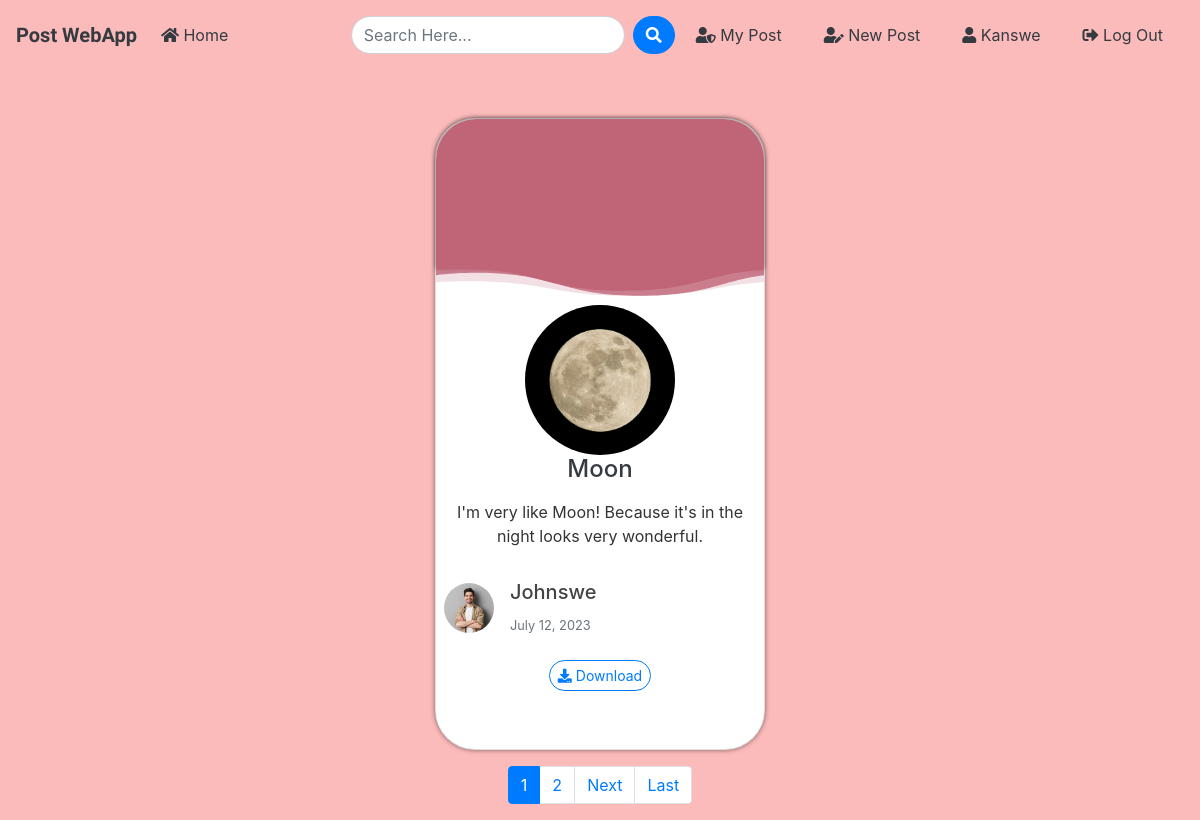
Screenshot of / (signed in) with the database file from the repository.
### blog/models.py (models this page shows, shortened)
class Post(models.Model):
	title = models.CharField(max_length=100)
	file = models.FileField(null=True,blank=True,upload_to='Files')
	content = models.TextField()
	date_posted = models.DateTimeField(default=timezone.now)
	author = models.ForeignKey(User, on_delete=models.CASCADE)

### users/models.py (models this page shows, shortened)
class Profile(models.Model):
    user = models.OneToOneField(User, on_delete=models.CASCADE)
    image = models.ImageField(default='default.jpg', upload_to='profile_pics')

### blog/views.py (the view)
# urls.py: path('', PostListView.as_view(), name='blog-home'),
class PostListView(ListView):
    model = Post
    template_name = 'blog/index.html'
    context_object_name = 'posts'
    ordering = ['-date_posted']
    paginate_by = 1

### blog/templates/blog/index.html (shortened to what this page needs)
{% extends "blog/base.html" %}
{% block content %}
    <div class="container">
            <div class="d-flex justify-content-center">
            {% for post in posts %}
                <div class="col-lg-4 col-md-6">
                    <div class="mt-5  h-100">
                        <div class="card  card_obj">
                            {% if post.file %}
                                <div class="text-center">
                                    <section class="banner">
                                        <div class="banner__content"></div>
                                    </section>
                                </div>
                            {% endif %}
                           <div class="d-flex justify-content-center">
                                <img src="{{ post.file.url }}" class="rounded-circle  img-fluid" alt="" style="width: 150px; height: 150px; object-fit: cover;">
                            </div>
                            <h4><a class="text-dark d-flex justify-content-center" href="{% url 'post-detail' post.id %}">{{ post.title }}</a></h4>
                            <p class="card-text p-2 text-center content-scroll">{{ post.content }}</p>
                            <div class="d-flex align-items-center p-2">
                                <a href="{{ post.author.profile.image.url }}" target="_blank">
                                    <img src="{{ post.author.profile.image.url }}" alt="" class="rounded-circle      img-fluid mr-3" style="width: 50px; height: 50px; object-fit: cover;">
                                </a>
                             <div>
                                    <a class="text-dark" href="{% url 'user-posts' post.author.username %}">
                                        <h5>{{ post.author }}</h5>
                                    </a>
                                    <small class="text-muted">{{ post.date_posted|date:"F d, Y" }}</small>
                             </div>
                            </div>
                            <div class="text-center">
                                {% if post.file %}
                                    <a class="btn btn-outline-primary btn-sm mb-3 mt-3 rounded-pill" href="{{ post.file.url }}" download><i class="fas fa-download"></i> Download</a>
                                {% endif %}
                            </div>
                        </div>
                    </div>
                </div>
            {% endfor %}
        </div>
    </div>
    {% if is_paginated %}
        <div class="container mt-3 mb-3">
            <nav aria-label="Page navigation">
                <ul class="pagination justify-content-center">
                    {% for num in page_obj.paginator.page_range %}
                        {% if page_obj.number == num %}
                            <li class="page-item active">
                                <span class="page-link">{{ num }}</span>
                            </li>
                        {% elif num > page_obj.number|add:'-3' and num < page_obj.number|add:'3' %}
                            <li class="page-item">
                                <a class="page-link" href="?page={{ num }}">{{ num }}</a>
                            </li>
                        {% endif %}
                    {% endfor %}
                    {% if page_obj.has_next %}
                        <li class="page-item">
                             <a class="page-link" href="?page={{ page_obj.next_page_number }}">Next</a>
                        </li>
                        <li class="page-item">
                            <a class="page-link" href="?page={{ page_obj.paginator.num_pages }}">Last</a>
                        </li>
                    {% endif %}
                </ul>
            </nav>
        </div>
    {% endif %}
{% endblock content %}

### blog/templates/blog/base.html (shortened to what this page needs)
{% load static %}
<!doctype html>
<html lang="en">
  <head>
    <link rel="stylesheet" href="https://stackpath.bootstrapcdn.com/bootstrap/4.3.1/css/bootstrap.min.css">
    <link rel="stylesheet" href="https://use.fontawesome.com/releases/v5.8.1/css/all.css" >
    <link rel="stylesheet" href="{% static 'blog/style.css' %}">
</head>
  <body>
        <nav class="navbar navbar-expand-lg navbar-dark">
            <a class="navbar-brand font-weight-bold text-dark logo_txt" href="{% url 'blog-home' %}">Post WebApp</a>
                <div class="collapse navbar-collapse" id="navbarSupportedContent">
                  <ul class="navbar-nav mr-auto">
                    <li class="nav-item active">
                      <a class="nav-link text-dark" href="{% url 'blog-home' %}"><i class="fas fa-home"></i> Home <span class="sr-only">(current)</span></a>
                    </li>
                  </ul>
                 <form id="searchform" action="{% url 'search' %}" method="get" class="d-flex">
                <input type="text" name="q" type="text" value="{{ request.GET.q }}" placeholder="Search Here..." class="form-control mr-2 rounded-pill" />
                <button type="button" onclick="searchform.submit()" class="btn btn-primary rounded-pill">
                <i class="fa fa-search"></i>
                </button>
                </form>
                    {% if user.is_authenticated %}
                    <a href="{% url 'user-posts' user %}" class="btn text-white m-2 text-dark"><i class="fas fa-user-shield"></i> My Post</a>
                    <a href="{% url 'post-create' %} " class="btn text-white m-2 text-dark"><i class="fas fa-user-edit "></i> New Post</a>
                    <a href="{% url 'profile' %} " class="btn text-white m-2 text-dark"><i class="fas fa-user text-dark"></i> {{ user.username }}</a>
                    <a href="{% url 'logout' %} " class="btn text-white m-2 text-dark"><i class="fas fa-sign-out-alt"></i> Log Out</a>
                    {% else %}
                    <a href="{% url 'login' %} " class="btn text-white m-2 text-dark"><i class="fas fa-user-tie"></i> Log In</a>
                    <a href="{% url 'register' %} " class="btn text-white m-2 text-dark"> <i class="fas fa-sign-in-alt"></i> Sign Up</a>
                    {% endif %}
                </div>
              </nav>
      <div class="container my-bg">
    {% block content %}{% endblock content %}
</div>
  </body>
</html>

### blog/static/blog/style.css (style rules this page uses)
body { background: #FCBBBB; color: #333333; margin-top: 0; }
h1, h2, h3, h4, h5, h6 { color: #444444; }
ul { margin: 0; }
.logo_txt { font-family: 'Kaushan Script', cursive; }
.banner__content { box-shadow: 0 0 5px rgba(0, 0, 0, 0.5); background: linear-gradient(180deg, #C06578 0%, #C06578 100%);; height: 150px; padding-top: 8%; padding-bottom: 8%; border-top-right-radius: 40px; border-top-left-radius: 40px; }
.card { border-radius: 40px; height: 632px; }
.content-scroll { max-height: 150px; overflow-y: scroll; }
.banner svg { width: 100%; fill: #C06578; }
.card_obj { border-radius: 40px; box-shadow: 0 0 5px rgba(0, 0, 0, 0.5); }

### rows the page displays
Post: file (picture), title "Moon", content "I'm very like Moon! Because it's in the night looks very wonderful.", author.profile.image (picture), author "Johnswe", date_posted "July 12, 2023"

### other values shown
{{ user.username }} "Kanswe"
{{ num }} "1"
{{ num }} "2"
